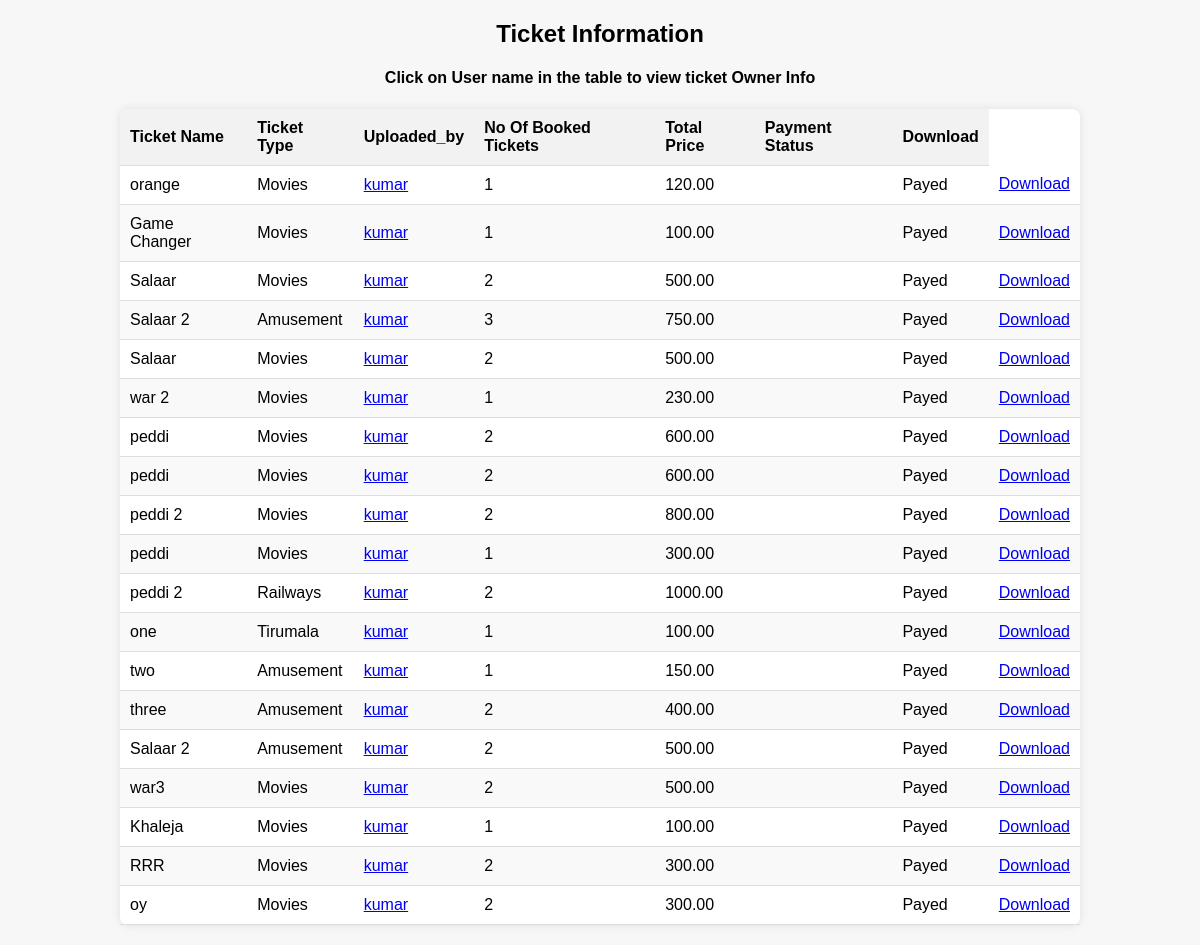
/mybooks (signed in), run on the app's committed database.
### myapp/models.py (models this page shows, shortened)
class Book(models.Model):
    ticket=models.ForeignKey(Ticket,on_delete=models.CASCADE)
    booked_by = models.ForeignKey(User, on_delete=models.CASCADE)
    total_price = models.DecimalField(max_digits=10, decimal_places=2)
    total_tickets = models.IntegerField()
    payment=models.BooleanField(default=0)

class Ticket(models.Model):
    ticket_name = models.CharField(max_length=100)
    number_of_tickets = models.IntegerField()
    price = models.DecimalField(max_digits=10, decimal_places=2)
    date_of_expiry = models.DateTimeField()
    type = models.CharField(max_length=20)
    uploaded_by = models.ForeignKey(User, on_delete=models.CASCADE)
    venue = models.CharField(max_length=255, null=True, blank=True)
    image = models.ImageField(upload_to='ticket_images/', null=True, blank=True)

class User(AbstractUser):
    is_user=models.BooleanField('is_user',default=False)
    is_admin=models.BooleanField('is_admin',default=False)
    location=models.CharField(max_length=255,null=True,blank=True)
    profile=models.ImageField(upload_to="profile/user_profile/")
    phonenumber=models.CharField(max_length=15,default=0,blank=False,null=False)
    about=models.TextField(max_length=255,null=True,blank=True)

### myapp/views.py (the view)
# urls.py: path("mybooks",views.my_books,name="mybooks"),
def my_books(request):
    mybook=Book.objects.filter(booked_by=request.user)
    return render(request,'mybooks.html',{'mybook':mybook})

### templates/mybooks.html (shortened to what this page needs)
<!DOCTYPE html>
<html lang="en">
<head>
</head>
<body>
    <h2>Ticket Information</h2>
    <h4 style="text-align:center">Click on User name in the table to view ticket Owner Info</h4>
    <table id="ticketTable">
        <thead>
            <tr>
                <th>Ticket Name</th>
                <th>Ticket Type</th>
                <th>Uploaded_by</th>
                <th>No Of Booked Tickets</th>
                <th>Total Price</th>
                <th>Payment Status</th>
                <th>Download</th>
            </tr>
        </thead>
        <tbody>
            {% for ticket in mybook %}
            <tr>
                <td>{{ ticket.ticket.ticket_name }}</td>
                <td>{{ ticket.ticket.type }}</td>
                <td><a href="{% url "profile_view" id=ticket.ticket.uploaded_by.id%}">{{ ticket.ticket.uploaded_by }}</a></td>
                <td>{{ ticket.total_tickets }}</td>
                <td>{{ ticket.total_price }}</td>
                <td>{{ ticket.venue}}</td>
                {% if ticket.payment == 0 %}
                <td>
                    <button><a href="{% url "payment" bookedid=ticket.id %}">Pay</a></button>
                </td>
                {% else %}
                    <td>Payed</td>
                {% endif %}
                <td>
                    {% if ticket.payment %}
                        <a href="{% url 'download_ticket' bookedid=ticket.id %}">Download</a>
                    {% else %}
                        Not available
                    {% endif %}
                </td>
            </tr>
            {% endfor %}
        </tbody>
    </table>
</body>
</html>

### templates/mybooks.html (style rules this page uses)
body { font-family: Arial, sans-serif; background-color: #f7f7f7; margin: 0; padding: 0; }
h2 { text-align: center; margin-top: 20px; }
#ticketTable { width: 80%; margin: 20px auto; border-collapse: collapse; background-color: #fff; border-radius: 8px; box-shadow: 0 0 10px rgba(0, 0, 0, 0.1); }
#ticketTable th, #ticketTable td { padding: 10px; border-bottom: 1px solid #ddd; }
#ticketTable th { background-color: #f2f2f2; text-align: left; }
#ticketTable tbody tr:nth-child(even) { background-color: #f9f9f9; }

### data on the page
Book: ticket.ticket_name "orange", ticket.type "Movies", ticket.uploaded_by "kumar", total_tickets "1", total_price "120.00", payment "Payed"
Book: ticket.ticket_name "Game Changer", ticket.type "Movies", ticket.uploaded_by "kumar", total_tickets "1", total_price "100.00", payment "Payed"
Book: ticket.ticket_name "Salaar", ticket.type "Movies", ticket.uploaded_by "kumar", total_tickets "2", total_price "500.00", payment "Payed"
Book: ticket.ticket_name "Salaar 2", ticket.type "Amusement", ticket.uploaded_by "kumar", total_tickets "3", total_price "750.00", payment "Payed"
Book: ticket.ticket_name "Salaar", ticket.type "Movies", ticket.uploaded_by "kumar", total_tickets "2", total_price "500.00", payment "Payed"
Book: ticket.ticket_name "war 2", ticket.type "Movies", ticket.uploaded_by "kumar", total_tickets "1", total_price "230.00", payment "Payed"
Book: ticket.ticket_name "peddi", ticket.type "Movies", ticket.uploaded_by "kumar", total_tickets "2", total_price "600.00", payment "Payed"
Book: ticket.ticket_name "peddi", ticket.type "Movies", ticket.uploaded_by "kumar", total_tickets "2", total_price "600.00", payment "Payed"
Book: ticket.ticket_name "peddi 2", ticket.type "Movies", ticket.uploaded_by "kumar", total_tickets "2", total_price "800.00", payment "Payed"
Book: ticket.ticket_name "peddi", ticket.type "Movies", ticket.uploaded_by "kumar", total_tickets "1", total_price "300.00", payment "Payed"
Book: ticket.ticket_name "peddi 2", ticket.type "Railways", ticket.uploaded_by "kumar", total_tickets "2", total_price "1000.00", payment "Payed"
Book: ticket.ticket_name "one", ticket.type "Tirumala", ticket.uploaded_by "kumar", total_tickets "1", total_price "100.00", payment "Payed"
Book: ticket.ticket_name "two", ticket.type "Amusement", ticket.uploaded_by "kumar", total_tickets "1", total_price "150.00", payment "Payed"
Book: ticket.ticket_name "three", ticket.type "Amusement", ticket.uploaded_by "kumar", total_tickets "2", total_price "400.00", payment "Payed"
Book: ticket.ticket_name "Salaar 2", ticket.type "Amusement", ticket.uploaded_by "kumar", total_tickets "2", total_price "500.00", payment "Payed"
Book: ticket.ticket_name "war3", ticket.type "Movies", ticket.uploaded_by "kumar", total_tickets "2", total_price "500.00", payment "Payed"
Book: ticket.ticket_name "Khaleja", ticket.type "Movies", ticket.uploaded_by "kumar", total_tickets "1", total_price "100.00", payment "Payed"
Book: ticket.ticket_name "RRR", ticket.type "Movies", ticket.uploaded_by "kumar", total_tickets "2", total_price "300.00", payment "Payed"
Book: ticket.ticket_name "oy", ticket.type "Movies", ticket.uploaded_by "kumar", total_tickets "2", total_price "300.00", payment "Payed"
